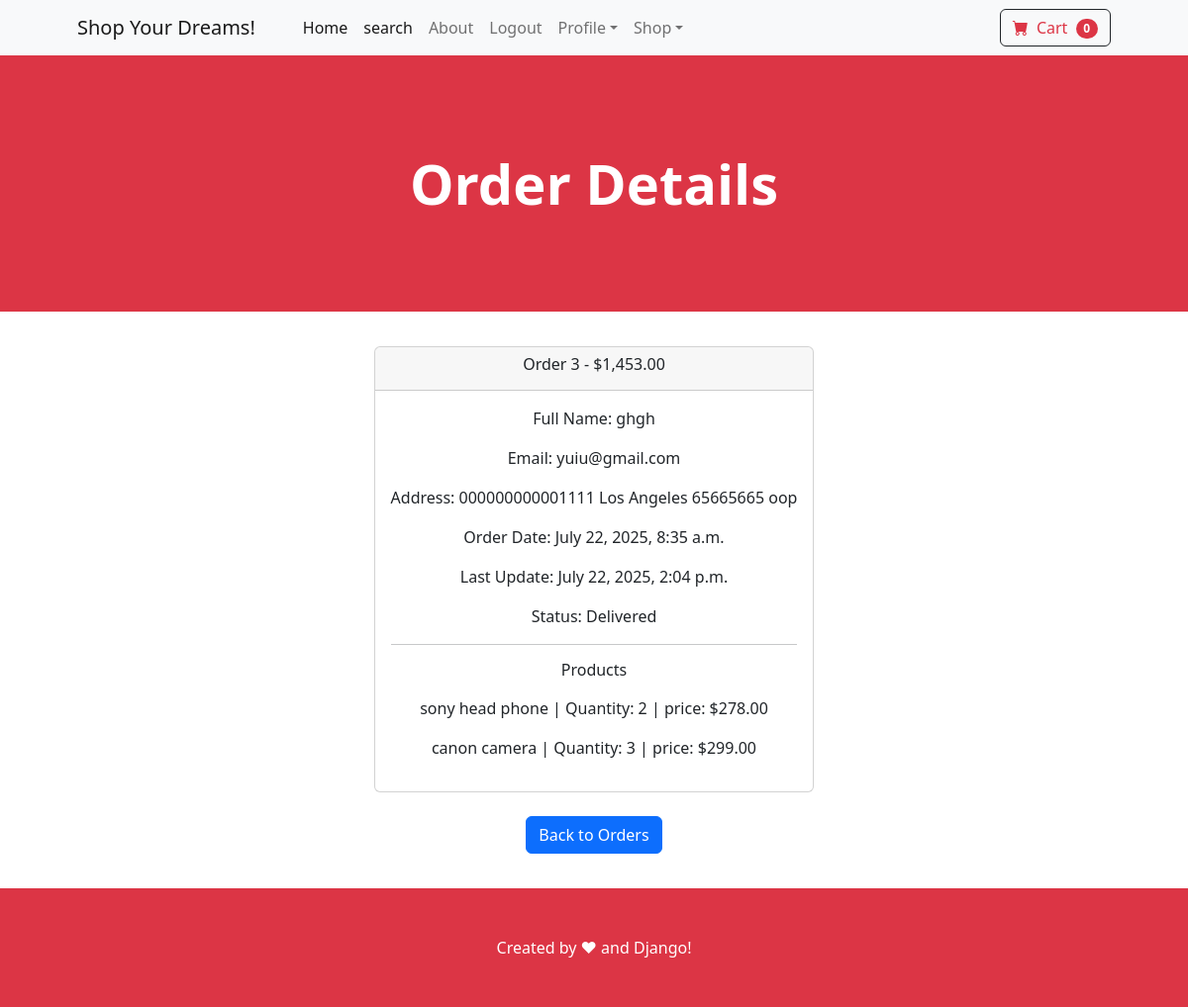
Page /order_details/3 (signed in) on the committed database.
### payment/models.py (models this page shows, shortened)
class Order(models.Model):
    status_order=[
    ('Pending','Waiting for payment'),
    ('Processing','Processing'),
    ('Shipped','Order shipped'),
    ('Delivered','Order successfully delivered'),
    ]
    user=models.ForeignKey(User,on_delete=models.CASCADE,null=True,blank=True)
    full_name=models.CharField(max_length=250,blank=True)
    email=models.EmailField(max_length=250)
    shipping_address=models.TextField(max_length=15000)
    amount_paid=models.DecimalField(decimal_places=2,max_digits=12)
    date_ordered=models.DateTimeField(auto_now_add=True)
    status=models.CharField(max_length=50, choices=status_order, default='Pending')
    last_update=models.DateTimeField(auto_now=True)
    """ def save(self,*args,**kwargs):
        if self.pk:
            old_status=Order.objects.get(id=self.pk).status

            if old_status!=self.status:
                self.last_update=timezone.now()

        super().save(*args,**kwargs) """

class OrderItem(models.Model):
    order=models.ForeignKey(Order,on_delete=models.CASCADE,null=True)
    product=models.ForeignKey(Product,on_delete=models.CASCADE,null=True)
    user=models.ForeignKey(User,on_delete=models.CASCADE,null=True)
    quantity=models.PositiveIntegerField(default=1)
    price=models.DecimalField(decimal_places=2,max_digits=12)

### shop/models.py (models this page shows)
class Product(models.Model):
    name=models.CharField(max_length=20)
    description=models.CharField(max_length=500,default='',blank=True , null=True)
    price=models.DecimalField(default=0,decimal_places=2,max_digits=12)
    category=models.ForeignKey(Category , on_delete=models.CASCADE,default=1)
    picture=models.ImageField(upload_to='upload/product')
    is_sale=models.BooleanField(default=False)
    sale_price=models.DecimalField(default=0,decimal_places=2,max_digits=12)
    star=models.IntegerField(default=0,validators=[MaxValueValidator(5),MinValueValidator(0)])
    def __str__(self) :
        return self.name

### shop/views.py (the view)
# urls.py: path("order_details/<int:pk>",views.order_details,name="order_details"),
def order_details(req, pk):
    if req.user.is_authenticated:
        order=Order.objects.get(id=pk)
        item=OrderItem.objects.filter(order=pk)
        context={
            'order':order,
            'item': item,
        }
    return render(req,'order_details.html', context)

### cart/cart.py (called while the page is built)
    def __len__(self):
        return len(self.cart)

### cart/context_processors.py (called while the page is built)
def cart(req):
    return {'cart': Cart(req)}

### shop/templates/order_details.html (shortened to what this page needs)
{%extends 'base.html'%}
{%block content%}
{%load humanize%}
<header class="bg-danger py-5">
    <div class="container px-4 px-lg-5 my-5">
        <div class="text-center text-white">
            <h1 class="display-4 fw-bolder">Order Details</h1>
        </div>
    </div>
</header>
<div style="display:flex ;flex-direction: column;align-items: center; padding:35px;">
    <div style="text-align:center;">
            <div class="card">
                <div class="card-header">
                <h6>Order {{order.id}} - ${{order.amount_paid|intcomma}}</h6>
                </div>
                <div class="card-body">
                    <p>Full Name: {{order.full_name}}</p>
                    <p>Email: {{order.email}}</p>
                    <p>Address: {{order.shipping_address}}</p>
                    <p>Order Date: {{order.date_ordered}}</p>
                    <p>Last Update: {{order.last_update}}</p>
                    <p>Status: {{order.status}}</p>
                    <hr>
                    <p><h6>Products</h6></P>
                        {%for item in item%}
                            <p>{{item.product}} | Quantity: {{item.quantity}} | price: ${{item.price|intcomma}}</p>
                        {%endfor%}
                </div>
              </div>
              <br>
              <a href="{%url 'user_orders' %}" class="btn btn-primary">Back to Orders</a>
    </div>
</div>
{%endblock%}

### shop/templates/base.html (style rules this page uses)
.btn { transition: transform 3s linear 4s !important; }

### rows in the picture
Order: id "3", amount_paid "1,453.00", full_name "ghgh", email "yuiu@gmail.com", shipping_address "000000000001111 Los Angeles 65665665 oop", date_ordered "July 22, 2025, 8:35 a.m.", last_update "July 22, 2025, 2:04 p.m.", status "Delivered"
OrderItem: product "sony head phone", quantity "2", price "278.00"
OrderItem: product "canon camera", quantity "3", price "299.00"

### other values in the picture
{{ cart|length }} "0"
